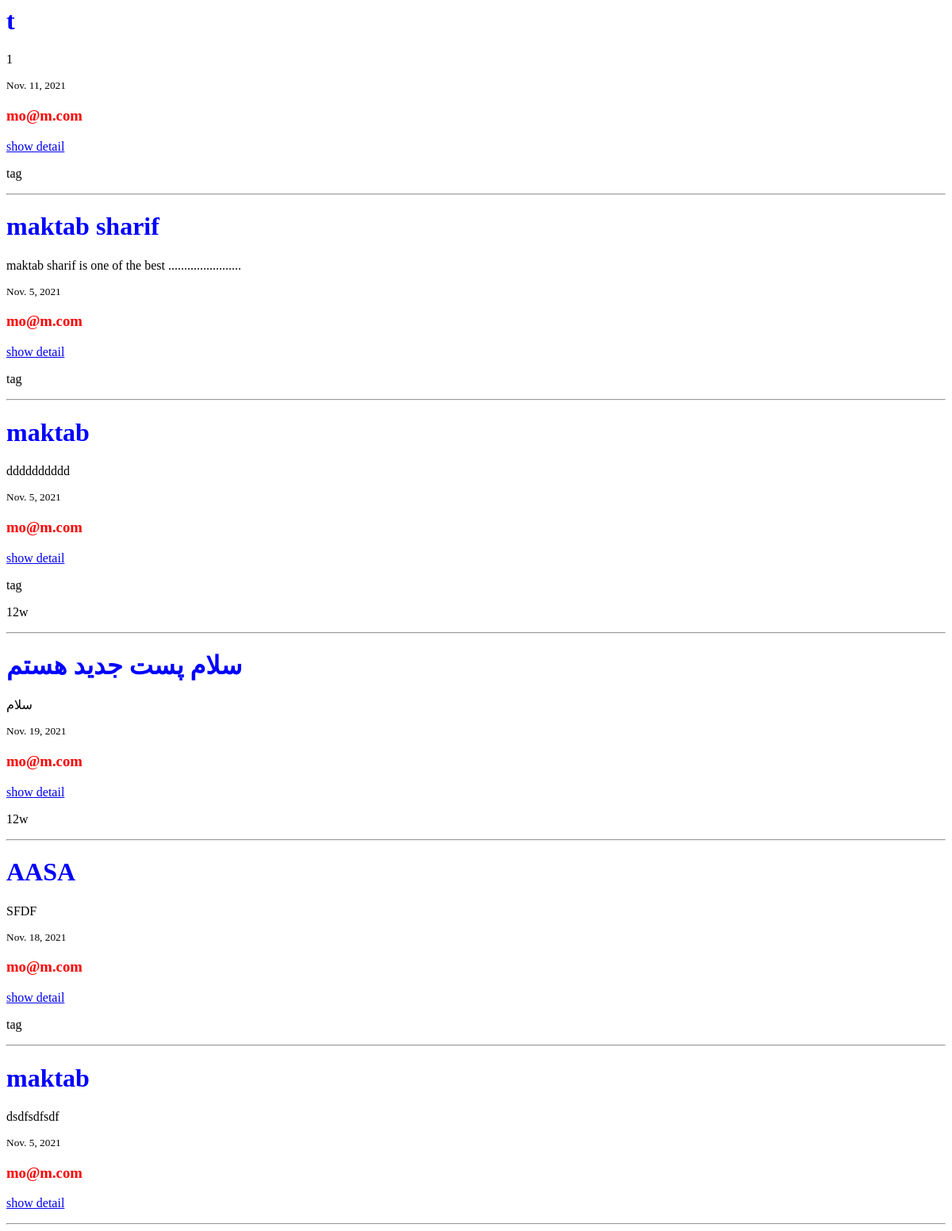
Page /blog/class_post_list/ on the earlier database version.
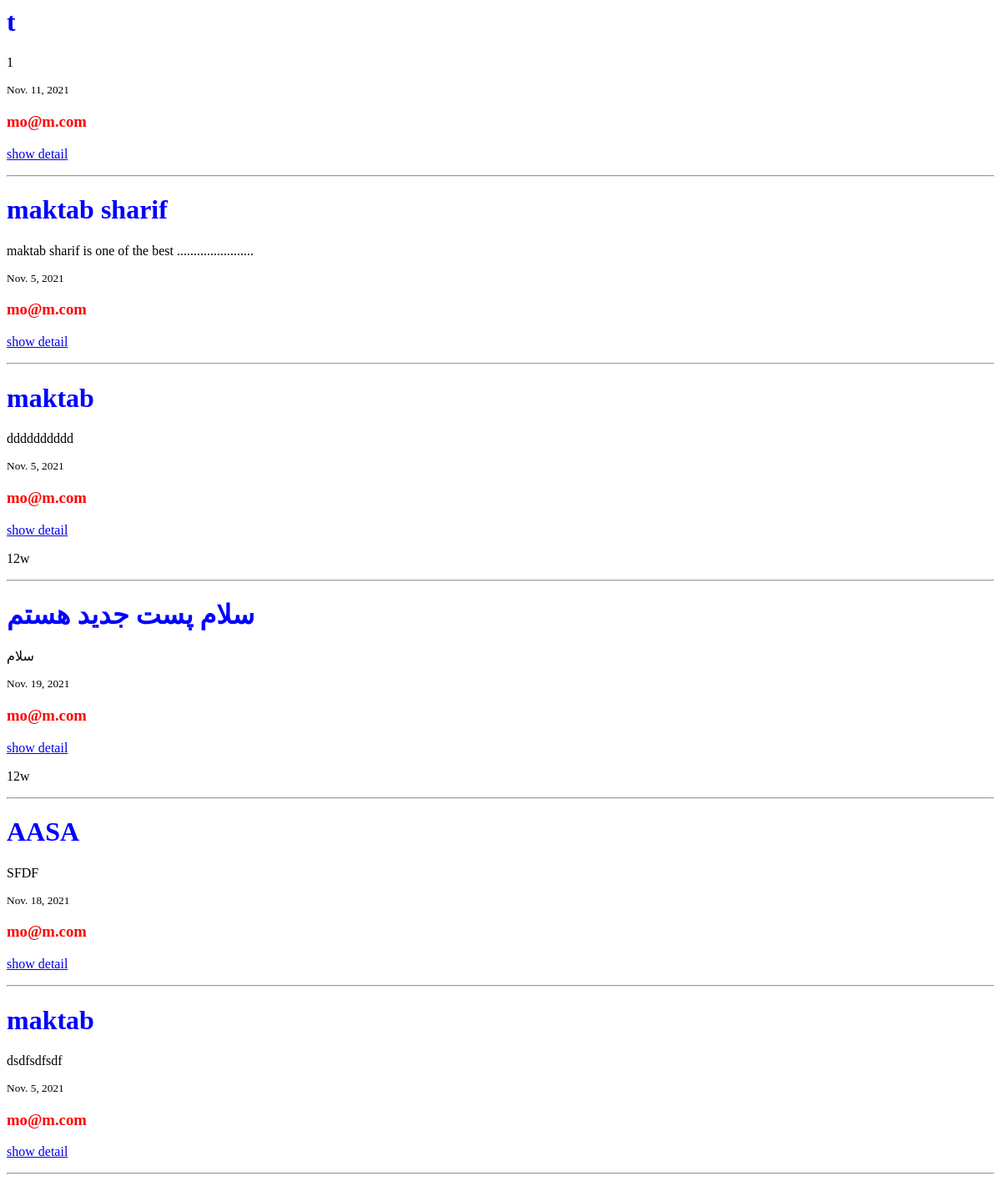
Same page on the later database version.
### post/models.py (models this page shows, shortened)
class Post(models.Model):
    PUB = 'pub'
    DRF = 'drf'
    DEL = 'del'
    NOT = 'not'
    STATUS_CHOICES = [
        (PUB,'publish'),
        (DRF,'draft'),
        (DEL,'delete'),
        (NOT,'notset'),
    ]
    title = models.CharField('title post' ,max_length=255)
    shortdesc = models.CharField( 'short description',max_length=255,null=True,blank=True)
    desc = models.TextField()
    location_lat = models.DecimalField(max_digits=5, decimal_places=2,null=True,blank=True)
    location_lng =  models.DecimalField(max_digits=5, decimal_places=2,null=True,blank=True)
    image = models.ImageField(upload_to='uploads',null=True,blank=True)
    like = models.IntegerField(default=0)
    created_on = models.DateTimeField(auto_now_add=True)
    updated_on = models.DateTimeField(auto_now=True)
    status = models.CharField(
        max_length=3,
        choices=STATUS_CHOICES,
        default=PUB,
    )
    tag = models.ManyToManyField('Tag')
    category = models.ManyToManyField('Category')
    owner = models.ForeignKey(User,on_delete=models.CASCADE,verbose_name='post owner')
    def __str__(self):
        return self.title

class Tag(models.Model):
    title = models.CharField('تاتیل' ,max_length=255)
    updated_on = models.DateTimeField(auto_now=True)
    class Meta :
        verbose_name_plural = "تگ ها "
        verbose_name = "تگ"
        db_table = 'tag'
        ordering = ['-title',]   # random : ?  ; ascending : -

### post/views.py (the view)
# urls.py: path('class_post_list/',class_post_list),
def class_post_list(request):
    posts = Post.objects.all().order_by('?')
    for post in posts :
        print(post)
    return render(request,'class_post_list.html',{'posts':posts})

### post/templates/class_post_list.html (shortened to what this page needs)
{% extends "class_base.html" %}
{% load static %}
{% block linkCss %}
  <link rel="stylesheet" href="{% static 'main.css'%}">
{% endblock linkCss %}
{% block content %}
    {% for post in posts %}
        <h1>{{post.title}}</h1>
        <p>{{post.desc}}</p>
        <small>{{post.created_on | date}}</small>
        <h3>{{post.owner.email}}</h3>
        <p>
            <a href="{% url 'post:class_detail' post.id %}" >show detail</a>
        </p>
        {% for t in post.tag.all %}
            <p>{{t.title}}</p>
        {% endfor %}
        <hr>
    {% endfor %}
{% endblock content %}

Differences in the rows shown:
removed Tag: title "tag"
